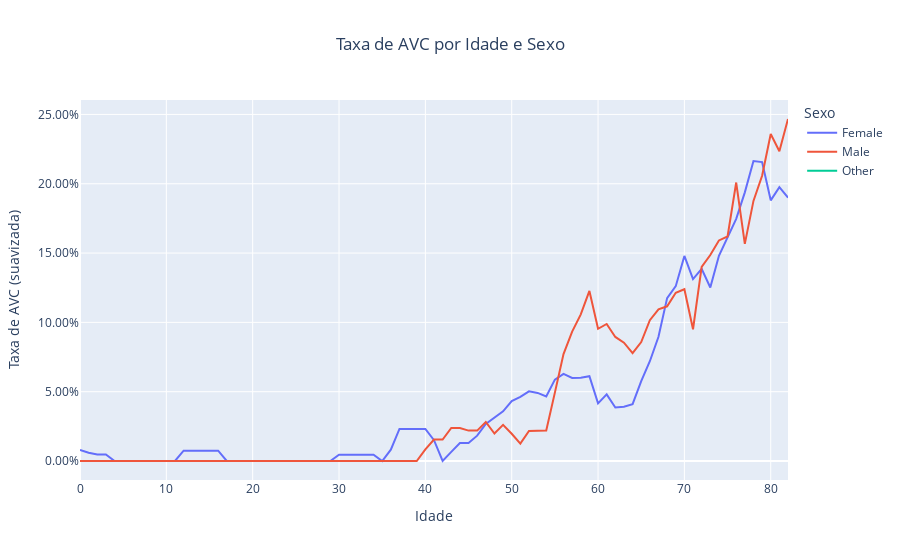

Notebook source saved alongside this figure:
### Code cell
risk_age_gender = (
    df.groupby(["age", "gender"])["stroke"]
    .mean()
    .reset_index()
    .rename(columns={"stroke": "stroke_rate"})
)


risk_age_gender["stroke_rate_smooth"] = (
    risk_age_gender
    .groupby("gender")["stroke_rate"]
    .transform(lambda x: x.rolling(window=5, center=True, min_periods=1).mean())
)


fig = px.line(
    risk_age_gender,
    x="age",
    y="stroke_rate_smooth",
    color="gender",
    title="Taxa de AVC por Idade e Sexo",
    labels={
        "age": "Idade",
        "stroke_rate_smooth": "Taxa de AVC (suavizada)",
        "gender": "Sexo"
    }
)

fig.update_layout(
    yaxis_tickformat=".2%",
    title_x=0.5
)

fig.show()

### Figure 1 — Plotly figure (JSON) as saved in the notebook; plotly's stock layout.template omitted (floating-point values rounded to 4 significant figures)
{"data": [{"hovertemplate": "Sexo=Female<br>Idade=%{x}<br>Taxa de AVC (suavizada)=%{y}<extra></extra>", "legendgroup": "Female", "line": {"color": "#636efa", "dash": "solid"}, "marker": {"symbol": "circle"}, "mode": "lines", "name": "Female", "orientation": "v", "showlegend": true, "type": "scatter", "x": [0, 1, 2, 3, 4, 5, 6, 7, 8, 9, 10, 11, 12, 13, 14, 15, 16, 17, 18, 19, 20, 21, 22, 23, 24, 25, 26, 27, 28, 29, 30, 31, 32, 33, 34, 35, 36, 37, 38, 39, 40, 41, 42, 43, 44, 45, 46, 47, 48, 49, 50, 51, 52, 53, 54, 55, 56, 57, 58, 59, 60, 61, 62, 63, 64, 65, 66, 67, 68, 69, 70, 71, 72, 73, 74, 75, 76, 77, 78, 79, 80, 81, 82], "xaxis": "x", "y": [0.007937, 0.005952, 0.004762, 0.004762, 0.0, 0.0, 0.0, 0.0, 0.0, 0.0, 0.0, 0.0, 0.007407, 0.007407, 0.007407, 0.007407, 0.007407, 0.0, 0.0, 0.0, 0.0, 0.0, 0.0, 0.0, 0.0, 0.0, 0.0, 0.0, 0.0, 0.0, 0.004545, 0.004545, 0.004545, 0.004545, 0.004545, 0.0, 0.008163, 0.02316, 0.02316, 0.02316, 0.02316, 0.015, 0.0, 0.006557, 0.01301, 0.01301, 0.01827, 0.02678, 0.03113, 0.03579, 0.0432, 0.04627, 0.05026, 0.04911, 0.04651, 0.05871, 0.06287, 0.0599, 0.06014, 0.06116, 0.04155, 0.0481, 0.03857, 0.0391, 0.041, 0.05767, 0.07195, 0.0896, 0.1175, 0.1261, 0.1479, 0.1312, 0.1386, 0.1251, 0.148, 0.1614, 0.1747, 0.1938, 0.2164, 0.2156, 0.188, 0.1975, 0.1899], "yaxis": "y"}, {"hovertemplate": "Sexo=Male<br>Idade=%{x}<br>Taxa de AVC (suavizada)=%{y}<extra></extra>", "legendgroup": "Male", "line": {"color": "#EF553B", "dash": "solid"}, "marker": {"symbol": "circle"}, "mode": "lines", "name": "Male", "orientation": "v", "showlegend": true, "type": "scatter", "x": [0, 1, 2, 3, 4, 5, 6, 7, 8, 9, 10, 11, 12, 13, 14, 15, 16, 17, 18, 19, 20, 21, 22, 23, 24, 25, 26, 27, 28, 29, 30, 31, 32, 33, 34, 35, 36, 37, 38, 39, 40, 41, 42, 43, 44, 45, 46, 47, 48, 49, 50, 51, 52, 53, 54, 55, 56, 57, 58, 59, 60, 61, 62, 63, 64, 65, 66, 67, 68, 69, 70, 71, 72, 73, 74, 75, 76, 77, 78, 79, 80, 81, 82], "xaxis": "x", "y": [0.0, 0.0, 0.0, 0.0, 0.0, 0.0, 0.0, 0.0, 0.0, 0.0, 0.0, 0.0, 0.0, 0.0, 0.0, 0.0, 0.0, 0.0, 0.0, 0.0, 0.0, 0.0, 0.0, 0.0, 0.0, 0.0, 0.0, 0.0, 0.0, 0.0, 0.0, 0.0, 0.0, 0.0, 0.0, 0.0, 0.0, 0.0, 0.0, 0.0, 0.008333, 0.01548, 0.01548, 0.02381, 0.02381, 0.02193, 0.02193, 0.02818, 0.01984, 0.02609, 0.01964, 0.0125, 0.02163, 0.02163, 0.02205, 0.04932, 0.0771, 0.0933, 0.1058, 0.1227, 0.09539, 0.09886, 0.0895, 0.08533, 0.07781, 0.08581, 0.1016, 0.1094, 0.1116, 0.1214, 0.1239, 0.09504, 0.14, 0.1486, 0.1591, 0.1619, 0.2009, 0.1567, 0.1876, 0.2058, 0.2359, 0.2235, 0.2467], "yaxis": "y"}, {"hovertemplate": "Sexo=Other<br>Idade=%{x}<br>Taxa de AVC (suavizada)=%{y}<extra></extra>", "legendgroup": "Other", "line": {"color": "#00cc96", "dash": "solid"}, "marker": {"symbol": "circle"}, "mode": "lines", "name": "Other", "orientation": "v", "showlegend": true, "type": "scatter", "x": [26], "xaxis": "x", "y": [0.0], "yaxis": "y"}], "layout": {"legend": {"title": {"text": "Sexo"}, "tracegroupgap": 0}, "title": {"text": "Taxa de AVC por Idade e Sexo", "x": 0.5}, "xaxis": {"anchor": "y", "domain": [0, 1], "title": {"text": "Idade"}}, "yaxis": {"anchor": "x", "domain": [0, 1], "tickformat": ".2%", "title": {"text": "Taxa de AVC (suavizada)"}}}}
